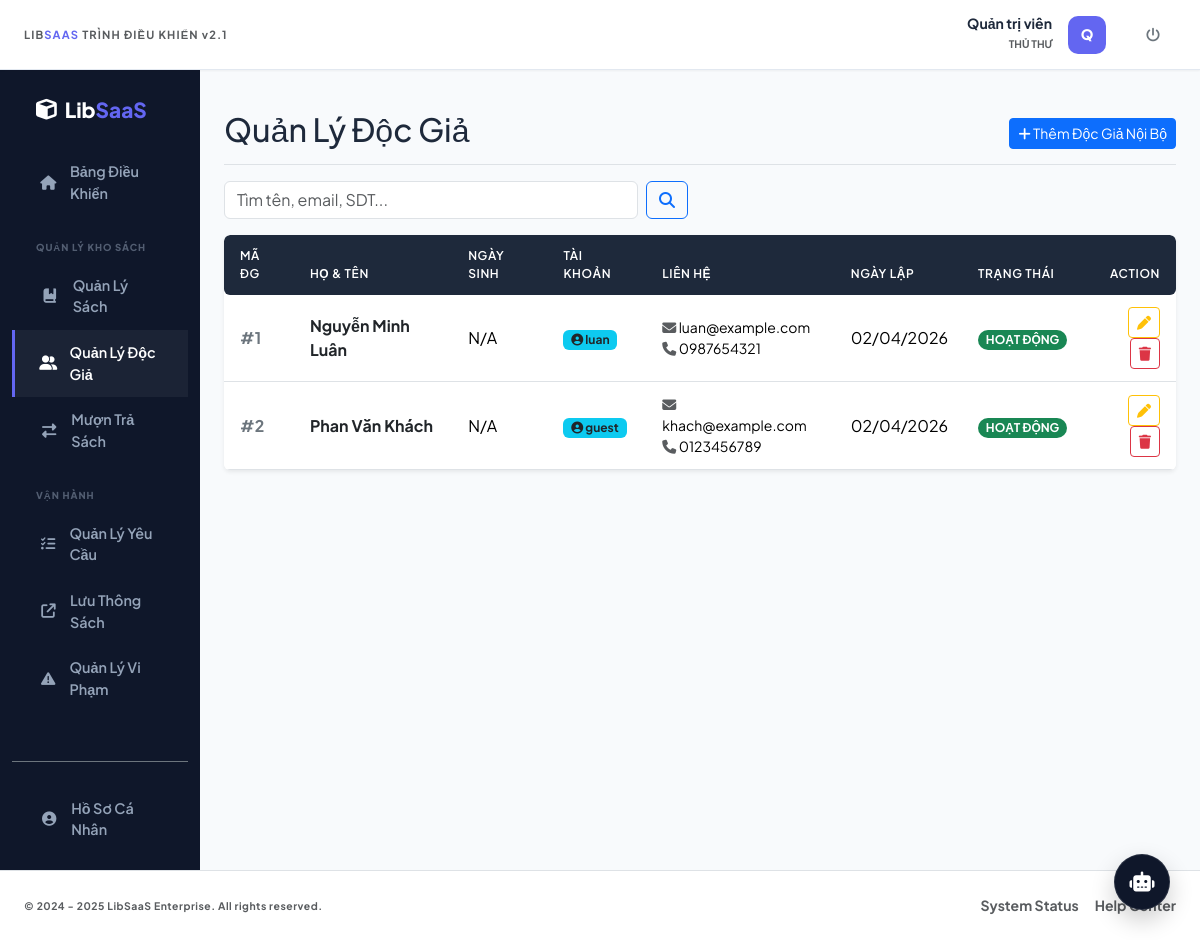
Screenshot of /index.php?controller=DocGia&action=index (signed in) with the database file from the repository.
### tables this page shows
CREATE TABLE doc_gia (
    MaDocGia INT AUTO_INCREMENT PRIMARY KEY,
    MaTaiKhoan INT UNIQUE,
    MaHang INT,
    HoTen VARCHAR(100) NOT NULL,
    NgaySinh DATE,
    DienThoai VARCHAR(20),
    Email VARCHAR(100),
    DiaChi VARCHAR(255),
    NgayDangKy DATETIME DEFAULT CURRENT_TIMESTAMP,
    TrangThai ENUM('ACTIVE', 'EXPIRED', 'BANNED') DEFAULT 'ACTIVE',
    FOREIGN KEY (MaTaiKhoan) REFERENCES tai_khoan(MaTaiKhoan) ON DELETE SET NULL,
    FOREIGN KEY (MaHang) REFERENCES hang_thanh_vien(MaHang) ON DELETE RESTRICT
);

CREATE TABLE tai_khoan (
    MaTaiKhoan INT AUTO_INCREMENT PRIMARY KEY,
    TenDangNhap VARCHAR(50) UNIQUE NOT NULL,
    MatKhau VARCHAR(255) NOT NULL,
    HoTen VARCHAR(100),
    Email VARCHAR(100),
    VaiTro ENUM('ADMIN', 'LIBRARIAN', 'USER') DEFAULT 'USER',
    MaChiNhanh INT,  
    TrangThai ENUM('ACTIVE', 'LOCKED') DEFAULT 'ACTIVE',
    Created_at DATETIME DEFAULT CURRENT_TIMESTAMP,
    FOREIGN KEY (MaChiNhanh) REFERENCES chi_nhanh(MaChiNhanh) ON DELETE SET NULL
);

### app/controllers/DocGiaController.php (called while the page is built, shortened)
<?php
require_once 'app/controllers/BaseController.php';
require_once 'app/models/DocGiaModel.php';
class DocGiaController extends BaseController {
    private $docGiaModel;
    public function __construct() {
        $this->docGiaModel = new DocGiaModel();
    }
    public function index() {
        $search = isset($_GET['search']) ? trim($_GET['search']) : '';
        $docgias = $this->docGiaModel->getAll($search);
        $this->render('docgia/danh_sach_doc_gia', [
            'docgias' => $docgias,
            'search' => $search
        ]);
    }
}
?>

### app/models/BaseModel.php (called while the page is built, shortened)
<?php
require_once 'config/database.php';
class BaseModel {
    public function __construct() {
        $database = new Database();
        $this->db = $database->getConnection();
    }
}
?>

### config/database.php (called while the page is built, shortened)
<?php
class Database {
    private $host = "localhost";
    private $db_name = "libsaas_enterprise";
    private $username = "root";
    private $password = "";
    public function getConnection() {
        $this->conn = null;
        try {
            $this->conn = new PDO("mysql:host=" . $this->host . ";dbname=" . $this->db_name, $this->username, $this->password);
            $this->conn->exec("set names utf8mb4");
            $this->conn->setAttribute(PDO::ATTR_ERRMODE, PDO::ERRMODE_EXCEPTION);
        } catch(PDOException $exception) {
            echo "Lỗi kết nối CSDL: " . $exception->getMessage();
        }
        return $this->conn;
    }
}
?>

### app/models/DocGiaModel.php (called while the page is built, shortened)
<?php
require_once 'app/models/BaseModel.php';
class DocGiaModel extends BaseModel {
    public function getAll($search = '') {
        $sql = "SELECT dg.*, tk.TenDangNhap, tk.TrangThai as TinhTrangTK, htv.TenHang, htv.SoSachToiDa
                FROM doc_gia dg
                LEFT JOIN tai_khoan tk ON dg.MaTaiKhoan = tk.MaTaiKhoan
                LEFT JOIN hang_thanh_vien htv ON dg.MaHang = htv.MaHang";
        $sql .= " ORDER BY dg.MaDocGia ASC";
        $stmt = $this->db->prepare($sql);
        $stmt->execute();
        return $stmt->fetchAll(PDO::FETCH_ASSOC);
    }
}
?>

### app/views/docgia/danh_sach_doc_gia.php (the view, shortened to what this page needs)
<div class="d-flex justify-content-between flex-wrap flex-md-nowrap align-items-center pt-3 pb-2 mb-3 border-bottom">
    <h1 class="h2">Quản Lý Độc Giả</h1>
    <div class="btn-toolbar mb-2 mb-md-0">
        <a href="index.php?controller=docgia&action=them" class="btn btn-sm btn-primary">
            <i class="fas fa-plus"></i> Thêm Độc Giả Nội Bộ
        </a>
    </div>
</div>
<div class="row mb-3">
    <div class="col-md-6">
        <form action="index.php" method="GET" class="d-flex">
            <input type="text" name="search" class="form-control me-2" placeholder="Tìm tên, email, SDT..." value="<?= htmlspecialchars($search ?? '') ?>">
            <button type="submit" class="btn btn-outline-primary"><i class="fas fa-search"></i></button>
        </form>
    </div>
</div>
<div class="table-responsive bg-white rounded shadow-sm">
    <table class="table table-hover align-middle mb-0">
        <thead class="table-dark">
            <tr>
                <th class="ps-3 border-0 rounded-start">Mã ĐG</th>
                <th class="border-0">Họ & Tên</th>
                <th class="border-0">Ngày Sinh</th>
                <th class="border-0">Tài Khoản</th>
                <th class="border-0">Liên Hệ</th>
                <th class="border-0">Ngày Lập</th>
                <th class="border-0">Trạng Thái</th>
                <th class="pe-3 border-0 rounded-end text-end">Action</th>
            </tr>
        </thead>
        <tbody class="border-top-0">
            <?php foreach($docgias as $dg): ?>
            <tr>
                <td class="ps-3 fw-bold text-secondary">#<?= $dg['MaDocGia'] ?></td>
                <td class="fw-bold text-dark"><?= htmlspecialchars($dg['HoTen']) ?></td>
                <td><?= $dg['NgaySinh'] ? date('d/m/Y', strtotime($dg['NgaySinh'])) : 'N/A' ?></td>
                <td>
                    <?php if($dg['TenDangNhap']): ?>
                        <span class="badge bg-info text-dark"><i class="fas fa-user-circle"></i> <?= htmlspecialchars($dg['TenDangNhap']) ?></span>
                    <?php else: ?>
                        <span class="text-muted fst-italic">Khách vãng lai</span>
                    <?php endif; ?>
                </td>
                <td>
                    <div class="small">
                        <i class="fas fa-envelope text-muted"></i> <?= htmlspecialchars($dg['Email'] ?? 'N/A') ?><br>
                        <i class="fas fa-phone text-muted"></i> <?= htmlspecialchars($dg['DienThoai'] ?? 'N/A') ?>
                    </div>
                </td>
                <td><?= date('d/m/Y', strtotime($dg['NgayDangKy'])) ?></td>
                <td>
                    <?php if($dg['TrangThai'] == 'ACTIVE'): ?>
                        <span class="badge rounded-pill bg-success">HOẠT ĐỘNG</span>
                    <?php else: ?>
                        <span class="badge rounded-pill bg-danger">BỊ KHÓA</span>
                    <?php endif; ?>
                </td>
                <td class="pe-3 text-end">
                    <a href="index.php?controller=docgia&action=sua&id=<?= $dg['MaDocGia'] ?>" class="btn btn-sm btn-outline-warning" title="Chỉnh Sửa"><i class="fas fa-pen"></i></a>
                    <a href="index.php?controller=docgia&action=xoa&id=<?= $dg['MaDocGia'] ?>" class="btn btn-sm btn-outline-danger" onclick="return confirm('Bạn có chắc chắn muốn xóa thư tịch độc giả này?');" title="Xóa Vĩnh Viễn"><i class="fas fa-trash"></i></a>
                </td>
            </tr>
            <?php endforeach; ?>
        </tbody>
    </table>
</div>

### app/views/layout/header.php (style rules this page uses)
:root { --bg-body: #f8fafc; --midnight-slate: #0f172a; --accent-indigo: #6366f1; --text-main: #1e293b; --text-muted: #64748b; --border-hairline: #e2e8f0; --sidebar-text: #94a3b8; }
body { font-family: 'Plus Jakarta Sans', sans-serif !important; background-color: var(--bg-body) !important; color: var(--text-main); -webkit-font-smoothing: antialiased; overflow-x: hidden; margin: 0; padding: 0; }
.table thead th { background-color: #1e293b !important; color: white !important; font-weight: 600; text-transform: uppercase; font-size: 0.75rem; letter-spacing: 0.05em; padding: 12px 15px; border: none; }
.table tbody td { padding: 12px 15px; vertical-align: middle; }

### rows the page displays
doc_gia: MaDocGia "1", HoTen "Nguyễn Minh Luân", shows "N/A", MaTaiKhoan.TenDangNhap "luan", Email "luan@example.com", DienThoai "0987654321", NgayDangKy "02/04/2026", TrangThai "HOẠT ĐỘNG"
doc_gia: MaDocGia "2", HoTen "Phan Văn Khách", shows "N/A", MaTaiKhoan.TenDangNhap "guest", Email "khach@example.com", DienThoai "0123456789", NgayDangKy "02/04/2026", TrangThai "HOẠT ĐỘNG"

### other values shown
$_SESSION['user']['HoTen'] "Quản trị viên"
substr($_SESSION['user']['HoTen'] ?? 'U', 0, 1) "Q"
